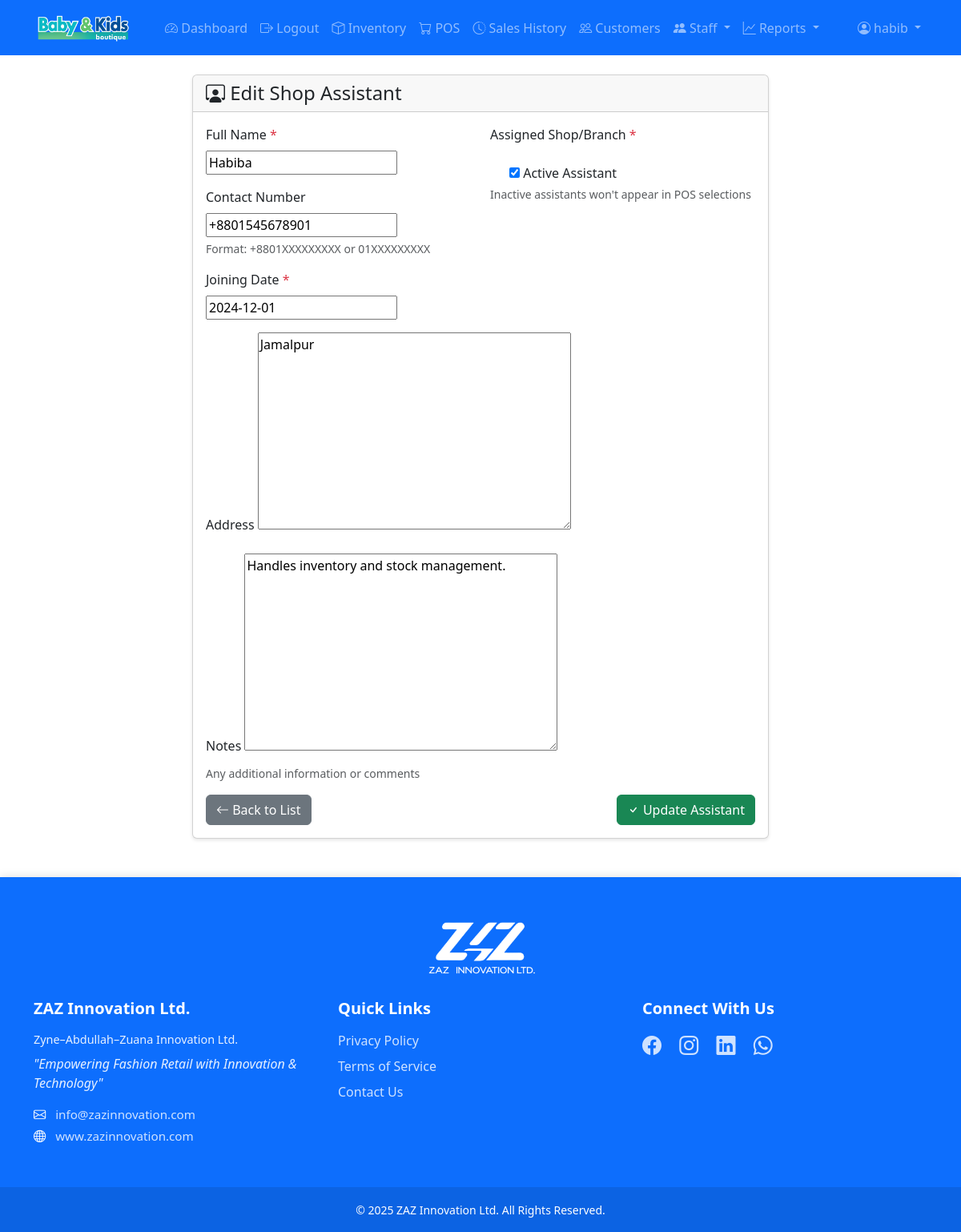
The page /accounts/shop-assistants/4/edit/ (signed in) on the database its author committed.
### accounts/models.py (models this page shows, shortened)
class ShopAssistant(models.Model):
    name = models.CharField(max_length=100, help_text="Full name of the shop assistant")
    contact_number = models.CharField(
        max_length=14,
        blank=True,
        null=True,
        help_text="Contact number in format +8801XXXXXXXXX"
    )
    joining_date = models.DateField(help_text="Date when the assistant joined")
    is_active = models.BooleanField(default=True, help_text="Whether the assistant is currently active")
    address = models.TextField(blank=True, null=True, help_text="Home address of the assistant")
    notes = models.TextField(blank=True, null=True, help_text="Additional notes or comments")
    created_at = models.DateTimeField(auto_now_add=True)
    updated_at = models.DateTimeField(auto_now=True)
    class Meta:
        ordering = ['name']
        verbose_name = 'Shop Assistant'
        verbose_name_plural = 'Shop Assistants'

### accounts/views.py (the view, shortened to what this page needs)
# urls.py: path('shop-assistants/<int:pk>/edit/', views.ShopAssistantUpdateView.as_view(), name='shop-assistant-edit'),
class ShopAssistantUpdateView(LoginRequiredMixin, UpdateView):
    model = ShopAssistant
    template_name = 'accounts/shop_assistant_form.html'
    fields = ['name', 'contact_number', 'joining_date', 'is_active', 'address', 'notes']

### templates/accounts/shop_assistant_form.html (shortened to what this page needs)
{% extends 'base.html' %}
{% block content %}
<div class="container-fluid">
    <div class="row justify-content-center">
        <div class="col-md-8">
            <div class="card">
                <div class="card-header">
                    <h4 class="mb-0">
                        <i class="bi bi-person-workspace"></i>
                        {% if object %}Edit Shop Assistant{% else %}Add New Shop Assistant{% endif %}
                    </h4>
                </div>
                <div class="card-body">
                    <form method="post">
                        <div class="row">
                            <div class="col-md-6">
                                <div class="mb-3">
                                    <label for="{{ form.name.id_for_label }}" class="form-label">
                                        Full Name <span class="text-danger">*</span>
                                    </label>
                                    {{ form.name }}
                                </div>
                                <div class="mb-3">
                                    <label for="{{ form.contact_number.id_for_label }}" class="form-label">
                                        Contact Number
                                    </label>
                                    {{ form.contact_number }}
                                    <div class="form-text">Format: +8801XXXXXXXXX or 01XXXXXXXXX</div>
                                </div>
                                <div class="mb-3">
                                    <label for="{{ form.joining_date.id_for_label }}" class="form-label">
                                        Joining Date <span class="text-danger">*</span>
                                    </label>
                                    {{ form.joining_date }}
                                </div>
                            </div>
                            <div class="col-md-6">
                                <div class="mb-3">
                                    <label for="{{ form.assigned_shop.id_for_label }}" class="form-label">
                                        Assigned Shop/Branch <span class="text-danger">*</span>
                                    </label>
                                </div>
                                <div class="mb-3">
                                    <div class="form-check">
                                        {{ form.is_active }}
                                        <label class="form-check-label" for="{{ form.is_active.id_for_label }}">
                                            Active Assistant
                                        </label>
                                    </div>
                                    <div class="form-text">Inactive assistants won't appear in POS selections</div>
                                </div>
                            </div>
                        </div>
                        <div class="mb-3">
                            <label for="{{ form.address.id_for_label }}" class="form-label">
                                Address
                            </label>
                            {{ form.address }}
                        </div>
                        <div class="mb-3">
                            <label for="{{ form.notes.id_for_label }}" class="form-label">
                                Notes
                            </label>
                            {{ form.notes }}
                            <div class="form-text">Any additional information or comments</div>
                        </div>
                        <div class="d-flex justify-content-between">
                            <a href="{% url 'accounts:shop-assistant-list' %}" class="btn btn-secondary">
                                <i class="bi bi-arrow-left"></i> Back to List
                            </a>
                            <button type="submit" class="btn btn-success">
                                <i class="bi bi-check"></i>
                                {% if object %}Update Assistant{% else %}Create Assistant{% endif %}
                            </button>
                        </div>
                    </form>
                </div>
            </div>
        </div>
    </div>
</div>
{% endblock %}

### templates/base.html (shortened to what this page needs)
<!DOCTYPE html>
<html lang="en">
<head>
    <link href="https://cdn.jsdelivr.net/npm/bootstrap@5.3.0/dist/css/bootstrap.min.css" rel="stylesheet">
    <link href="https://cdn.jsdelivr.net/npm/bootstrap-icons@1.7.2/font/bootstrap-icons.css" rel="stylesheet">
    {% load static %}
    <link rel="stylesheet" href="{% static 'css/main.css' %}?v=1.1">
</head>
<body>
    <nav class="navbar navbar-expand-lg navbar-dark bg-primary">
        <div class="container">
            <a class="navbar-brand" href="{% url 'dashboard:dashboard' %}">
                <img src="{% static 'images/logo.png' %}" alt="Kids Store" height="40">
            </a>
            <div class="collapse navbar-collapse" id="navbarNav">
                {% if user.is_authenticated %}
                <ul class="navbar-nav me-auto">
                    <li class="nav-item">
                        <a class="nav-link" href="{% url 'dashboard:dashboard' %}">
                            <i class="bi bi-speedometer2"></i> Dashboard
                        </a>
                    </li>
                    <li class="nav-item">
                        <form method="post" action="{% url 'logout' %}" class="d-inline">
                            <button type="submit" class="nav-link border-0 bg-transparent">
                                <i class="bi bi-box-arrow-right"></i> Logout
                            </button>
                        </form>
                    </li>
                    <li class="nav-item">
                        <a class="nav-link" href="{% url 'inventory:product-list' %}">
                            <i class="bi bi-box"></i> Inventory
                        </a>
                    </li>
                    <li class="nav-item">
                        <a class="nav-link" href="{% url 'sales:pos' %}">
                            <i class="bi bi-cart"></i> POS
                        </a>
                    </li>
                    <li class="nav-item">
                        <a class="nav-link" href="{% url 'sales:sale-list' %}">
                            <i class="bi bi-clock-history"></i> Sales History
                        </a>
                    </li>
                    <li class="nav-item">
                        <a class="nav-link" href="{% url 'accounts:customer-list' %}">
                            <i class="bi bi-people"></i> Customers
                        </a>
                    </li>
                    {% if user.is_staff %}
                    <li class="nav-item dropdown">
                        <a class="nav-link dropdown-toggle" href="#" role="button" data-bs-toggle="dropdown">
                            <i class="bi bi-people-fill"></i> Staff
                        </a>
                    </li>
                    {% endif %}
                    {% if user.is_staff %}
                    <li class="nav-item dropdown">
                        <a class="nav-link dropdown-toggle" href="#" role="button" data-bs-toggle="dropdown">
                            <i class="bi bi-graph-up"></i> Reports
                        </a>
                    </li>
                    {% endif %}
                </ul>
                <ul class="navbar-nav">
                    <li class="nav-item dropdown">
                        <a class="nav-link dropdown-toggle" href="#" role="button" data-bs-toggle="dropdown">
                            <i class="bi bi-person-circle"></i> {{ user.username }}
                        </a>
                    </li>
                </ul>
                {% endif %}
            </div>
        </div>
    </nav>
    <div class="container mt-4">
        {% block content %}{% endblock %}
    </div>
    <footer class="footer bg-primary text-white mt-5">
        <div class="container py-5">
            <div class="footer-logo text-center mb-4">
                <img src="{% static 'images/logo-zaz.png' %}" alt="ZAZ Innovation Ltd." class="footer-brand-logo">
            </div>
            <div class="row">
                <div class="col-lg-4 mb-4 mb-lg-0">
                    <h5 class="mb-3">ZAZ Innovation Ltd.</h5>
                    <p class="company-full-name mb-2">Zyne–Abdullah–Zuana Innovation Ltd.</p>
                    <p class="tagline mb-3">"Empowering Fashion Retail with Innovation & Technology"</p>
                    <div class="contact-info">
                        <p class="mb-1"><i class="bi bi-envelope"></i> <a href="mailto:info@zazinnovation.com">info@zazinnovation.com</a></p>
                        <p class="mb-1"><i class="bi bi-globe"></i> <a href="https://www.zazinnovation.com" target="_blank">www.zazinnovation.com</a></p>
                    </div>
                </div>
                <div class="col-lg-4 mb-4 mb-lg-0">
                    <h5 class="mb-3">Quick Links</h5>
                    <ul class="list-unstyled">
                        <li class="mb-2"><a href="#">Privacy Policy</a></li>
                        <li class="mb-2"><a href="#">Terms of Service</a></li>
                        <li class="mb-2"><a href="#">Contact Us</a></li>
                    </ul>
                </div>
                <div class="col-lg-4">
                    <h5 class="mb-3">Connect With Us</h5>
                    <div class="social-icons">
                        <a href="#" class="me-3" title="Facebook"><i class="bi bi-facebook"></i></a>
                        <a href="#" class="me-3" title="Instagram"><i class="bi bi-instagram"></i></a>
                        <a href="#" class="me-3" title="LinkedIn"><i class="bi bi-linkedin"></i></a>
                        <a href="#" class="me-3" title="WhatsApp"><i class="bi bi-whatsapp"></i></a>
                    </div>
                </div>
            </div>
        </div>
        <div class="copyright-bar py-3">
            <div class="container text-center">
                <small>© 2025 ZAZ Innovation Ltd. All Rights Reserved.</small>
            </div>
        </div>
    </footer>
</body>
</html>

### static/css/main.css (style rules this page uses)
.card { transition: transform 0.2s; box-shadow: 0 2px 4px rgba(0,0,0,0.1); }
.navbar .nav-link { padding: 0.5rem 1rem; transition: color 0.2s; }
.footer { margin-top: auto; box-shadow: 0 -2px 10px rgba(0,0,0,0.1); }
.footer-logo { margin-bottom: 2rem; }
.footer-brand-logo { height: 80px; width: auto; filter: brightness(0) invert(1); transition: transform 0.3s ease; }
.footer h5 { font-weight: 600; margin-bottom: 1.5rem; }
.footer a { color: rgba(255,255,255,0.8); text-decoration: none; transition: color 0.2s ease; }
.footer .company-full-name { font-size: 0.9rem; color: rgba(255,255,255,0.9); }
.footer .tagline { font-style: italic; color: rgba(255,255,255,0.9); }
.footer .contact-info { font-size: 0.95rem; }
.footer .contact-info i { margin-right: 0.5rem; }
.footer .social-icons { font-size: 1.5rem; }
.footer .social-icons a { transition: transform 0.2s ease; display: inline-block; }
.footer .copyright-bar { background-color: rgba(0,0,0,0.1); }
body { min-height: 100vh; display: flex; flex-direction: column; }
.navbar-brand { padding: 0.25rem 0; margin-right: 2rem; }
.navbar-brand { padding: 0.25rem 0; }
.navbar-brand img { height: 45px; width: auto; object-fit: contain; display: block; }

### rows shown on the page
ShopAssistant: name "Habiba", contact_number "+8801545678901", joining_date "2024-12-01", is_active "☑", address "Jamalpur", notes "Handles inventory and stock management."

### other values the page prints
{{ user.username }} "habib"
